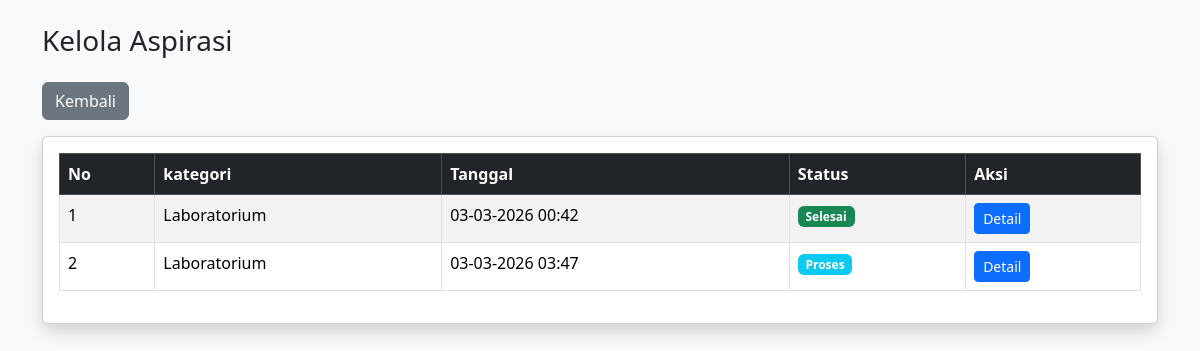
/admin/aspirasi/index.php (signed in), run on the app's committed database.
### tables this page shows
CREATE TABLE `aspirasi` (
  `id_aspirasi` int NOT NULL,
  `status` enum('Menunggu','Proses','Selesai') DEFAULT 'Menunggu',
  `id_pelaporan` int NOT NULL,
  `feedback` text,
  `nis` int DEFAULT NULL,
  `date_created` datetime NOT NULL DEFAULT CURRENT_TIMESTAMP
);

CREATE TABLE `kategori` (
  `id_kategori` int NOT NULL,
  `ket_kategori` varchar(30) NOT NULL
);

### admin/aspirasi/index.php (the view, shortened to what this page needs)
<?php
    include "../../config/config.php";
    $data = mysqli_query($conn, "
    SELECT
        a.id_pelaporan,
        a.status,
        a.feedback,
        a.date_created,
        i.lokasi,
        i.ket,
        k.ket_kategori
    FROM aspirasi a
    JOIN input_aspirasi i ON a.id_pelaporan = i.id_pelaporan
    JOIN kategori k ON i.id_kategori = k.id_kategori
    ORDER BY a.id_pelaporan DESC
    ");
?>
<!doctype html>
<html>
<head>
    <link href="https://cdn.jsdelivr.net/npm/bootstrap@5.3.2/dist/css/bootstrap.min.css" rel="stylesheet">
</head>
<body class="bg-light">
<div class="container mt-4">
    <h3 class="mb-4">Kelola Aspirasi</h3>
    <a href="../dashboard.php" class="btn btn-secondary mb-3">Kembali</a>
    <div class="card shadow">
        <div class="card-body">
            <table class="table table-bordered table-striped">
                <thead class="table-dark">
                    <tr>
                    <th>No</th>
                    <th>kategori</th>
                    <th>Tanggal</th>
                    <th>Status</th>
                    <th>Aksi</th>
                    </tr>
                </thead>
                <tbody>
                    <?php $no=1; while($row = mysqli_fetch_assoc($data)){
                    if($row['status'] == "Menunggu"){
                        $badge = "<span class='badge bg-warning'>Menunggu</span>";
                    }elseif($row['status'] == "Proses"){
                        $badge = "<span class='badge bg-info'>Proses</span>";
                    }else{
                        $badge = "<span class='badge bg-success'>Selesai</span>";
                    }
                    ?>
                    <tr>
                    <td><?= $no++ ?></td>
                    <td><?= $row['ket_kategori'] ?></td>
                    <td><?= date("d-m-Y H:i", strtotime($row['date_created'])) ?></td>
                    <td><?= $badge ?></td>
                    <td>
                    <a href="detail.php?id=<?= $row['id_pelaporan'] ?>" class="btn btn-sm btn-primary">
                    Detail
                    </a>
                    </td>
                    </tr>
                    <?php } ?>
                </tbody>
            </table>
        </div>
    </div>
</div>
</body>
</html>

### data on the page
aspirasi: kategori.ket_kategori "Laboratorium", date_created "03-03-2026 00:42", status "Selesai"
aspirasi: kategori.ket_kategori "Laboratorium", date_created "03-03-2026 03:47", status "Proses"
